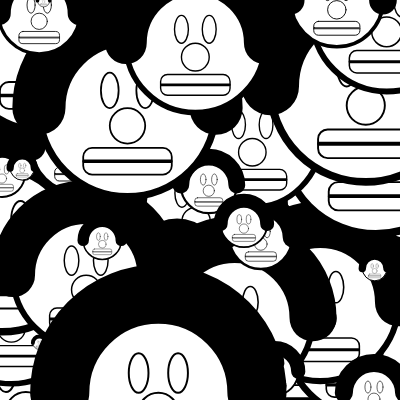
Frame 1 (no input)
Frame 60 (no input): identical to frame 1, image omitted
Frame 120 (the mouse pressed at the canvas centre since frame 60): identical to frame 1, image omitted

The p5.js sketch that drew this single still picture (run headless with seeded random() and noise() and a simulated clock; from frame 60 on, the mouse is pressed at the canvas centre):

// p5.js sketch
// ── sketch.js
var centerX = 0;
var centerY = 0;
var scaling = 3; 

function setup() {
  createCanvas(400, 400);
  centerX = width / 2;
  centerY = height / 2;
    
    for (var i =0; i < 100; i++){
    stamp (random(width), random(height),random(0.0,2.0)); 
}}

function draw() {
  //background(color('hsb(100, 10%, 100%)'));
//
//  fill(255)
//  strokeWeight(1);
//    translate (mouseX -(scaling * centerX), mouseY-(scaling * centerY)); 
//    scale(scaling); 
//
//  //face
//  ellipse(centerX, centerY, 100, 100);
//  //nose
//  ellipse(centerX, centerY + 10, 20, 20);
//  //eyse
//  ellipse(centerX - 10, centerY - 10, 10, 20);
//  ellipse(centerX + 10, centerY - 10, 10, 20);
//  rectMode(CENTER);
//  rect(centerX, centerY + 30, 50, 15, 5);
//  rect(centerX, centerY + 30, 50, 1, 1);
//
//  noFill();
//  strokeWeight(4);
//  arc(centerX,centerY,100,100, 0,PI)
//  strokeWeight(30);
//  arc(centerX,centerY,100,100, PI,TWO_PI)
//  
//  pop (); 

}


function stamp (posX,posY,scales) {
    
    push();
  fill(255)
  strokeWeight(1);
  translate(posX - (scales * centerX), posY  - (scales * centerY));
  scale(scales);
    
  //face
  ellipse(centerX, centerY, 100, 100);
  //nose
  ellipse(centerX, centerY + 10, 20, 20);
  //eyse
  ellipse(centerX - 10, centerY - 10, 10, 20);
  ellipse(centerX + 10, centerY - 10, 10, 20);
  rectMode(CENTER);
  rect(centerX, centerY + 30, 50, 15, 5);
  rect(centerX, centerY + 30, 50, 1, 1);

  noFill();
  strokeWeight(4);
  arc(centerX, centerY, 100, 100, 0, PI)
  strokeWeight(30);
  arc(centerX, centerY, 100, 100, PI, TWO_PI)
  pop();
    
}
